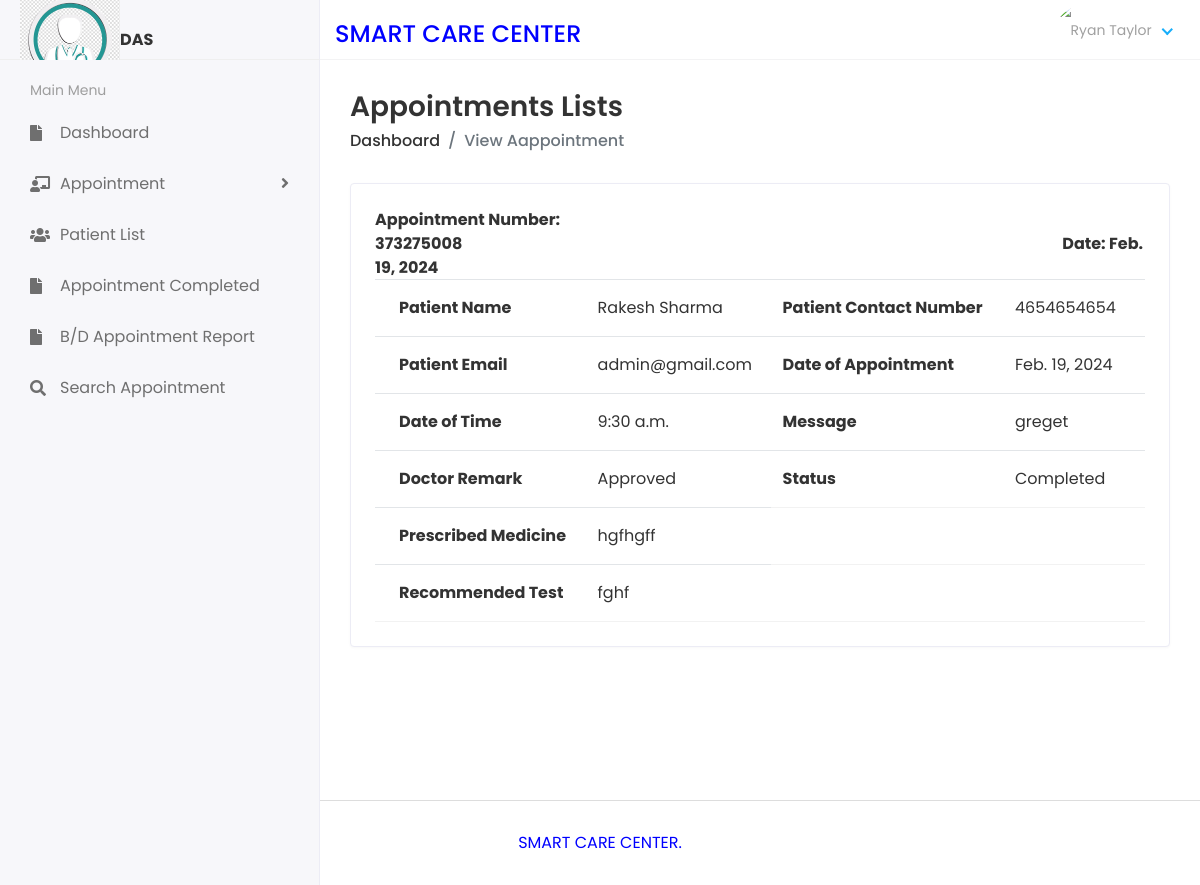
The page /DoctorAppointmentList/2 on the database its author committed.
### dasapp/models.py (models this page shows, shortened)
class Appointment(models.Model):
    appointmentnumber = models.IntegerField(default=0)
    fullname = models.CharField(max_length=250)
    mobilenumber = models.CharField(max_length=11)
    email = models.EmailField(max_length=100)
    date_of_appointment = models.DateField()
    time_of_appointment = models.TimeField()
    doctor_id = models.ForeignKey(DoctorReg, on_delete=models.CASCADE)
    additional_msg = models.TextField(blank=True)
    remark = models.CharField(max_length=250, default='')
    status = models.CharField(max_length=200, default='')
    prescription = models.TextField(blank=True, default='')
    recommendedtest = models.TextField(blank=True, default='')
    created_at = models.DateTimeField(auto_now_add=True)
    updated_at = models.DateTimeField(auto_now=True)

### docappsystem/docviews.py (the view)
# urls.py: path('DoctorAppointmentList/<str:id>', docviews.DoctorAppointmentList, name='doctorappointmentlist'),
def DoctorAppointmentList(request,id):
    patientdetails=Appointment.objects.filter(id=id)
    context={'patientdetails':patientdetails
    }
    return render(request,'doc/doctor_appointment_list_details.html',context)

### templates/doc/doctor_appointment_list_details.html (shortened to what this page needs)
{% extends 'base.html' %}
{% block content %}
<div class="content container-fluid">
    <div class="page-header">
    <div class="row align-items-center">
    <div class="col">
    <h3 class="page-title">Appointments Lists</h3>
    <ul class="breadcrumb">
    <li class="breadcrumb-item"><a href="{% url 'doctor_home' %}">Dashboard</a></li>
    <li class="breadcrumb-item active">View Aappointment</li>
    </ul>
    </div>
    </div>
    </div>
    <div class="row">
    <div class="col-sm-12">
    <div class="card card-table">
    <div class="card-body">
    <div class="table-responsive">
    <table class="table table-hover table-center mb-0 datatable">
      {% for i in patientdetails %}
      <tr><strong style="font-size: medium;text-align: center;">Appointment Number: {{i.appointmentnumber}}</strong> <strong style="padding-left: 600px;">Date: {{i.date_of_appointment}}</strong></tr>
      <tr>
            <th>Patient Name</th>
            <td>{{i.fullname}}</td>
            <th>Patient Contact Number</th>
            <td>{{i.mobilenumber}}</td>
          </tr>
          <tr>
            <th>Patient Email</th>
            <td>{{i.email}}</td>
            <th>Date of Appointment</th>
            <td>{{i.date_of_appointment}}</td>
          </tr>
          <tr>
            <th>Date of Time</th>
            <td>{{i.time_of_appointment}}</td>
            <th>Message</th>
            <td>{{i.additional_msg}}</td>
          </tr>
          <tr>
            {% if i.status == '0' %}
            <th>Doctor Remark</th>
            <td>Not Updatet Yet</td>
            {% else %}
            <tr>
            <th>Doctor Remark</th>
            <td>{{ i.remark}}</td>{% endif %}
              {% if i.status == '0' %}
              <th>Staus</th>
              <td>Not Updatet Yet</td>
              {% else %}
              <th>Status</th>
              <td>{{ i.status}}</td> {% endif %}
              </tr>
              <tr>
                  {% if i.status == 'Completed' %}
                  <th>Prescribed Medicine</th>
                  <td>{{ i.prescription}}</td>
                  {% else %}
                  <th>Prescribed Medicine</th>
                  <td>Not Prescribed Yet</td> {% endif %}
                  </tr>
                  <tr>
                    {% if i.status == 'Completed' %}
                    <th>Recommended Test</th>
                    <td>{{ i.recommendedtest}}</td>
                    {% else %}
                    <th>Recommended Test</th>
                    <td>Not Recommended Yet</td> {% endif %}
                    </tr>
    </table>
                          {% endfor %}
                        </div>
    </div>
    </div>
    </div>
    </div>
    </div>
    </div>
{% endblock %}

### static/assets/css/style.css (style rules this page uses)
html { height: 100%; }
body { background-color: #fff; color: #333; font-family: 'Poppins', sans-serif; font-size: 1rem; height: 100%; line-height: 1.5; overflow-x: hidden; }
h1, h2, h3, h4, h5, h6 { font-family: 'Poppins', sans-serif; margin-top: 0; }
a { color: #009ce7; }
input, button, a { transition: all 0.4s ease; -moz-transition: all 0.4s ease; -o-transition: all 0.4s ease; -ms-transition: all 0.4s ease; -webkit-transition: all 0.4s ease; }
ul, ol { padding: 0px; list-style: none; }
.table { color: #333; max-width: 100%; margin-bottom: 0; width: 100%; }
.table.no-border > tbody > tr > td, .table > tbody > tr > th, .table.no-border > tfoot > tr > td, .table.no-border > tfoot > tr > th, .table.no-border > thead > tr > td, .table.no-border > thead > tr > th { border-top: 0; padding: 10px 8px; }
.table tbody tr { border-bottom: 1px solid rgba(0, 0, 0, 0.05); }
.table.table-center td, .table.table-center th { vertical-align: middle; }
.card-table .card-body .table tr td:first-child, .card-table .card-body .table tr th:first-child { padding-left: 1.5rem; }
.card-table .card-body .table tr td:last-child, .card-table .card-body .table tr th:last-child { padding-right: 1.5rem; }
.card-table .table td, .card-table .table th { border-top: 1px solid #e2e5e8; padding: 1rem 0.75rem; white-space: nowrap; }
.card { border: 1px solid #ececf5; box-shadow: 0 1px 3px 0 rgba(0, 0, 0, 0.03); margin-bottom: 1.875rem; }
.card-body { padding: 1.5rem; }
.page-wrapper > .content { padding: 1.875rem 1.875rem 0; }
.page-header { margin-bottom: 1.875rem; }
.page-header .breadcrumb { background-color: transparent; color: #6c757d; font-size: 1rem; font-weight: 500; margin-bottom: 0; padding: 0; }
.page-header .breadcrumb a { color: #333; }
.page-title { font-size: 28px; font-weight: 600; color: #333; margin-bottom: 5px; }

### rows shown on the page
Appointment: appointmentnumber "373275008", date_of_appointment "Feb. 19, 2024", fullname "Rakesh Sharma", mobilenumber "4654654654", email "admin@gmail.com", time_of_appointment "9:30 a.m.", additional_msg "greget", remark "Approved", status "Completed", prescription "hgfhgff", recommendedtest "fghf"
